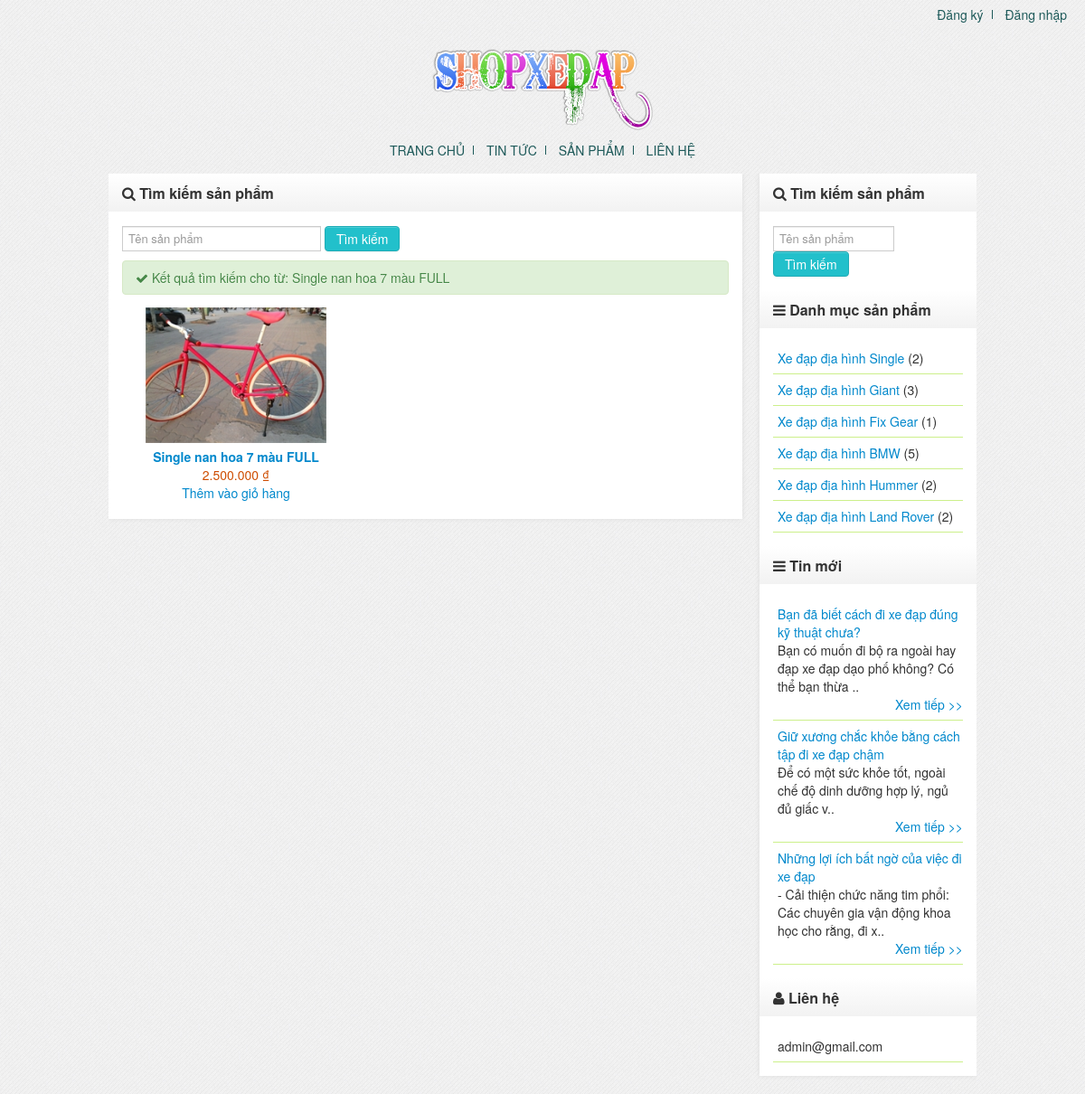
The app's page /search.php?key=Single nan hoa 7 màu FULL with its own data.
### tables this page shows
CREATE TABLE IF NOT EXISTS `settings` (
  `title` varchar(150) NOT NULL,
  `home` varchar(150) NOT NULL,
  `email` varchar(150) NOT NULL,
  `page` int(11) NOT NULL
);

CREATE TABLE IF NOT EXISTS `products` (
  `id` int(11) NOT NULL AUTO_INCREMENT,
  `pro_name` varchar(150) NOT NULL,
  `cat_id` int(11) NOT NULL,
  `price` float NOT NULL,
  `vat` tinyint(4) NOT NULL,
  `baohanh` varchar(10) NOT NULL,
  `show` varchar(5) NOT NULL,
  `img` varchar(200) NOT NULL,
  `content` text NOT NULL,
  `comment` varchar(5) NOT NULL,
  `created` datetime NOT NULL,
  PRIMARY KEY (`id`),
  KEY `catid_pro` (`cat_id`)
);

CREATE TABLE IF NOT EXISTS `categories` (
  `id` int(11) NOT NULL AUTO_INCREMENT,
  `cat_name` varchar(150) NOT NULL,
  `show` varchar(5) NOT NULL,
  PRIMARY KEY (`id`)
);

CREATE TABLE IF NOT EXISTS `articles` (
  `id` int(11) NOT NULL AUTO_INCREMENT,
  `articles_name` varchar(150) NOT NULL,
  `cat_id` int(11) NOT NULL,
  `show` varchar(5) NOT NULL,
  `content` text NOT NULL,
  `created` datetime NOT NULL,
  `comment` varchar(5) NOT NULL,
  PRIMARY KEY (`id`),
  KEY `catid_art` (`cat_id`)
);

### search.php (the view, shortened to what this page needs)
<?php
    require_once("inc/header.php")
?>
<div class="widget">
<div class="widget-title"><i class="icon-search"></i>&nbsp;Tìm kiếm sản phẩm</div>
<div class="widget-body">
	<form action="search.php" name="form1" method="GET">
		<input type="text" name="key" placeholder="Tên sản phẩm" style="/* width: 57% */" />
		<input type="submit" class="btn" value="Tìm kiếm" />
	</form>
<?php
    if(isset($_GET['key'])) {
        $key = $_GET['key'];
        if(empty($key))
            echo '<div class="alert alert-error"><i class="icon-warning-sign"></i>&nbsp;Bạn chưa nhập từ khóa</div>';
        elseif(strlen($key) < 2 OR strlen($key) > 50)
            echo '<div class="alert alert-error"><i class="icon-warning-sign"></i>&nbsp;Từ khóa quá ngắn hoặc quá dài (2 - 50 ký tự)</div>';
        else {
            $display = 2;
            $query = "SELECT COUNT(`id`) FROM `products` WHERE `show` = 'true' AND `pro_name` LIKE '%$key%'";
            $res = @mysql_query($query);
            $rows = @mysql_fetch_array($res);
            $record = $rows[0];
            $count = ceil($record/$display);
            if(empty($page) OR $page < 1 OR $page > $count)
                $page = 1;
            $start = ($page - 1)*$display;
            $sql = "SELECT * FROM `products` WHERE `show` = 'true' AND `pro_name` LIKE '%$key%' LIMIT $start,$display";
            $result = @mysql_query($sql);
            if(@mysql_num_rows($result) == 0)
                echo '<div class="alert alert-info"><i class="icon-info-sign"></i>&nbsp;Không tìm thấy kết quả nào</div>';
            else {
                echo '<div class="alert alert-success"><i class="icon-ok"></i>&nbsp;Kết quả tìm kiếm cho từ: '.$key.'</div>';
                echo '<div class="ProductList">
                <ul>';
                while($row = @mysql_fetch_array($result)) {
                    echo '<li>
                        <div class="ProductImage">
                        <a href="products.php?id='.$row['id'].'">';
                        if(empty($row['img']))
                            echo '<img src="'.$set['home'].'/admin/files/no-avatar.jpg" alt="*" width="200px" height="150px" />';
                        else
                            echo '<img src="'.$set['home'].'/admin/files/'.$row['img'].'" alt="*" width="200px" height="150px" />';
                        echo '</a>
                        </div>
                        <div class="ProductDetails"><a href="products.php?id='.$row['id'].'"><strong>'.$row['pro_name'].'</strong></a></div>
                        <div class="ProductPrice">'.number_format($row['price'],0,",",".").'  ₫</div>
                        <div class="ProductActionAdd"><a href="cart.php?act=addcart&id='.$row['id'].'">Thêm vào giỏ hàng</a></div>
                        </li>';
                }
                echo '</ul></div>';
            }
        }
    }
?>
</div>
</div>
<?php
    require_once("inc/footer.php")
?>

### inc/header.php (shortened to what this page needs)
<?php
    require_once("connect.php");
	if(isset($_COOKIE['user']))
		$account = $_COOKIE['user'];
	elseif(isset($_SESSION['user']))
		$account = $_SESSION['user'];
	else
		$account = '';
    $set = $connect -> query("SELECT * FROM `settings`") -> fetch_array(MYSQLI_ASSOC);
?>
<!DOCTYPE html PUBLIC "-//W3C//DTD XHTML 1.0 Transitional//EN" "http://www.w3.org/TR/xhtml1/DTD/xhtml1-transitional.dtd">
<html xmlns="http://www.w3.org/1999/xhtml">
<head>
	<link rel="stylesheet" href="<?php echo $set['home']; ?>/themes/style.css" />
	<link rel="stylesheet" href="<?php echo $set['home']; ?>/themes/bootstrap.css" />
	<link rel="stylesheet" href="<?php echo $set['home']; ?>/themes/font-awesome.css" />
</head>
<body>
<div id="header">
	<img src="<?php echo $set['home']; ?>/themes/logo.png" alt="logo" />
	<div id="top_menu">
		<ul>
			<?php
				if(empty($account)) {
					echo '<li class="b_right"><a href="'.$set['home'].'/register.php">Đăng ký</a></li>
			<li><a href="'.$set['home'].'/login.php">Đăng nhập</a></li>';
				}
			?>
		</ul>
	</div>
</div>
<div id="menu_container">
	<ul>
		<li class="b_right"><a href="<?php echo $set['home']; ?>/index.php">Trang chủ</a></li>
		<li class="b_right"><a href="<?php echo $set['home']; ?>/articles.php">Tin tức</a></li>
		<li class="b_right"><a href="<?php echo $set['home']; ?>/products.php">Sản phẩm</a></li>
		<li><a href="<?php echo $set['home']; ?>/contacts.php">Liên hệ</a></li>
	</ul>
</div>
<div id="content">
	<div id="body">

### inc/footer.php (shortened to what this page needs)
<div id="footer"></div>
</div>
<div id="sidebar">
    <div class="widget">
        <div class="widget-title"><i class="icon-search"></i>&nbsp;Tìm kiếm sản phẩm</div>
        <div class="widget-body">
            <form action="<?php echo $set['home']; ?>/search.php" name="form1" method="GET">
                <input type="text" name="key" placeholder="Tên sản phẩm" style="width: 57%"/>
                <input type="submit" class="btn" value="Tìm kiếm"/>
            </form>
        </div>
        <div class="widget-title"><i class="icon-reorder"></i>&nbsp;Danh mục sản phẩm</div>
        <div class="widget-body">
            <?php
            $sql = "SELECT * FROM `categories` WHERE `show` = 'true' ORDER BY `id` DESC";
            $result = $connect->query($sql);
            if ($result->fetch_array(MYSQLI_NUM) == 0)
                echo '<div class="alert alert-info"><i class="icon-info-sign"></i>&nbsp;Chưa có danh mục sản phẩm nào</div>';
            else {
                while ($row = $result->fetch_array(MYSQLI_ASSOC)) {
                    $cat_id = $row['id'];
                    $query = "SELECT COUNT(`id`) as total FROM `products` WHERE `show` = 'true' AND `cat_id` = '$cat_id'";
                    $res = $connect->query($query);
                    $rows = $res->fetch_array(MYSQLI_ASSOC);
                    $count = $rows['total'];
                    echo '<div class="cat_list"><a href="' . $set['home'] . '/categories.php?id=' . $row['id'] . '">' . $row['cat_name'] . '</a> (' . $count . ')</div>';
                }
            }
            ?>
        </div>
        <div class="widget-title"><i class="icon-reorder"></i>&nbsp;Tin mới</div>
        <div class="widget-body">
            <?php
            $sql = "SELECT * FROM `articles` WHERE `show` = 'true' ORDER BY `id` DESC LIMIT 0,5";
            $result = $connect->query($sql);
            if ($result->fetch_array(MYSQLI_NUM) == 0)
                echo '<div class="alert alert-info"><i class="icon-info-sign"></i>&nbsp;Chưa có tin tức nào</div>';
            else {
                echo '<marquee  behavior="scroll" scrollamount="2" direction="up" onmouseover="this.stop()" onmouseout="this.start()">';
                while ($row = $result->fetch_array(MYSQLI_ASSOC)) {
                    echo '<div class="cat_list"><a href="' . $set['home'] . '/articles.php?id=' . $row['id'] . '">' . $row['articles_name'] . '</a><div class="shortdesc">' . substr($row['content'], 0, 100) . '..</div><span style="float: right;"><a href="#">Xem tiếp >></a></span><br /></div>';
                }
                echo '</marquee>';
            }
            ?>
        </div>
        <div class="widget-title"><i class="icon-user"></i>&nbsp;Liên hệ</div>
        <div class="widget-body">
            <div class="cat_list"><?php echo $set['email']; ?></div>
        </div>
    </div>
</div>
</body>
</html>

### records on screen
settings: home (picture), email "admin@gmail.com"
products: img.home (picture), pro_name "Single nan hoa 7 màu FULL", price "2.500.000"
categories: cat_name "Xe đạp địa hình Single", count "2"
categories: cat_name "Xe đạp địa hình Giant", count "3"
categories: cat_name "Xe đạp địa hình Fix Gear", count "1"
categories: cat_name "Xe đạp địa hình BMW", count "5"
categories: cat_name "Xe đạp địa hình Hummer", count "2"
categories: cat_name "Xe đạp địa hình Land Rover", count "2"
articles: articles_name "Bạn đã biết cách đi xe đạp đúng kỹ thuật chưa?", content "Bạn có muốn đi bộ ra ngoài hay đạp xe đạp dạo phố không? Có thể bạn thừa"
articles: articles_name "Giữ xương chắc khỏe bằng cách tập đi xe đạp chậm", content "Để có một sức khỏe tốt, ngoài chế độ dinh dưỡng hợp lý, ngủ đủ giấc v"
articles: articles_name "Những lợi ích bất ngờ của việc đi xe đạp", content "- Cải thiện chức năng tim phổi: Các chuyên gia vận động khoa học cho rằng, đi x"

### other values on screen
$key "Single nan hoa 7 màu FULL"
